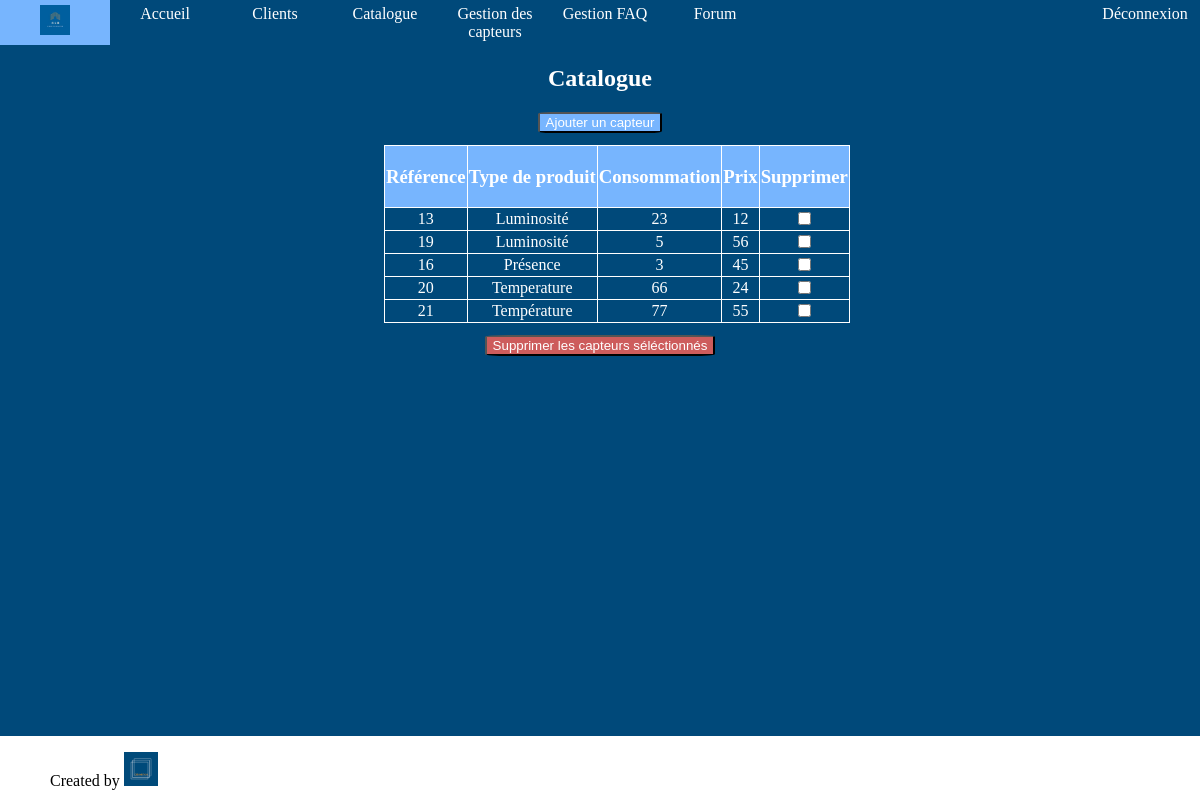
Page /indexAdmin.php?action=catalogueAdmin (signed in) on the committed database.
### tables this page shows
CREATE TABLE `catalogue` (
  `idProduit` int(11) NOT NULL,
  `typeProduct` varchar(255) NOT NULL,
  `consumption` varchar(255) NOT NULL,
  `price` varchar(255) NOT NULL
);

### controllers/controllerAdmin.php (called while the page is built, shortened)
<?php
require "models/modelAdmin.php";
function catalogue(){
    $sensors = getSensorsList()->fetchAll();
    require"views/catalogueAdmin.php";
}

### models/modelAdmin.php (called while the page is built, shortened)
<?php
function getSensorsList(){
    $db = dbConnect();
    $req = $db->query("SELECT * FROM catalogue ORDER BY (typeProduct)");
    return $req;
}

### views/catalogueAdmin.php (the view, shortened to what this page needs)
<!DOCTYPE html>
<html>
<head>
    <link rel="stylesheet" type="text/css" href="designs/css/catalogueAdmin.css" />
</head>
<body>
<header>
    <?php require "headerAdmin.php"?>
</header>
<section>
        <h1> Catalogue</h1>
    <a href="indexAdmin.php?action=addSensors">
        <button class="button" id="ad"> Ajouter un capteur </button>
    </a>
    <form method="post" action="indexAdmin.php?action=deleteSensors">
        <table>
            <thead>
            <tr>
                <td><h3>Référence</h3></td>
                <td><h3>Type de produit</h3></td>
                <td><h3>Consommation</h3></td>
                <td><h3>Prix</h3></td>
                <td><h3>Supprimer</h3></td>
            </tr>
            </thead>
            <tbody>
            <?php foreach($sensors as $sensors) { ?>
                <tr>
                    <td>
                        <a href="index.php?action=detailedSensors&id=<?=$sensors["idProduit"];?>"><?= $sensors["idProduit"];?>
                    </td>
                    <td>
                        <?= $sensors["typeProduct"];?>
                    </td>
                    <td>
                        <?= $sensors["consumption"];?>
                    </td>
                    <td>
                        <?= $sensors["price"];?>
                    </td>
                    <td>
                        <input type="checkbox" name="delete" id="delete" value=<?= $sensors["idProduit"];?>><br>
                    </td>
                </tr>
            <?php } ?>
            </tbody>
        </table>
    </form>
    <button id="myBtn">Supprimer les capteurs séléctionnés</button>
</section>
<footer>
    <?php require "footer.php"?>
</footer>
</body>
</html>

### designs/css/catalogueAdmin.css (style rules this page uses)
html,body { margin: 0; padding:0; width: 100%; background-color:#00497A; text-decoration: none; color:white; font-family: "Libre Baskerville"; }
section { text-align: center; padding-bottom: 5%; }
h1 { color:white; text-align: center; }
table { border-collapse: collapse; text-align: center; margin-left: 32%; }
td { border: 1px solid white; text-align: center; }
thead { background-color:#77B5FE; text-align: center; }
a { text-decoration: none; color:white; }
#ad { margin-bottom: 1%; background-color:#77B5FE; border-radius: 10%; color:white; }
#myBtn { margin-top: 1%; background-color:indianred; border-radius: 10%; color:white; }

### designs/css/header.css (style rules this page uses)
header { position: relative; margin: 0; font-family: LibreBaskerville; background-color:#00497A; }

### designs/css/footer.css (style rules this page uses)
footer { background-color: white; position:fixed; bottom:0; left:0; width: 100%; height: 8%; }

### rows in the picture
catalogue: idProduit "13", typeProduct "Luminosité", consumption "23", price "12"
catalogue: idProduit "19", typeProduct "Luminosité", consumption "5", price "56"
catalogue: idProduit "16", typeProduct "Présence", consumption "3", price "45"
catalogue: idProduit "20", typeProduct "Temperature", consumption "66", price "24"
catalogue: idProduit "21", typeProduct "Température", consumption "77", price "55"
